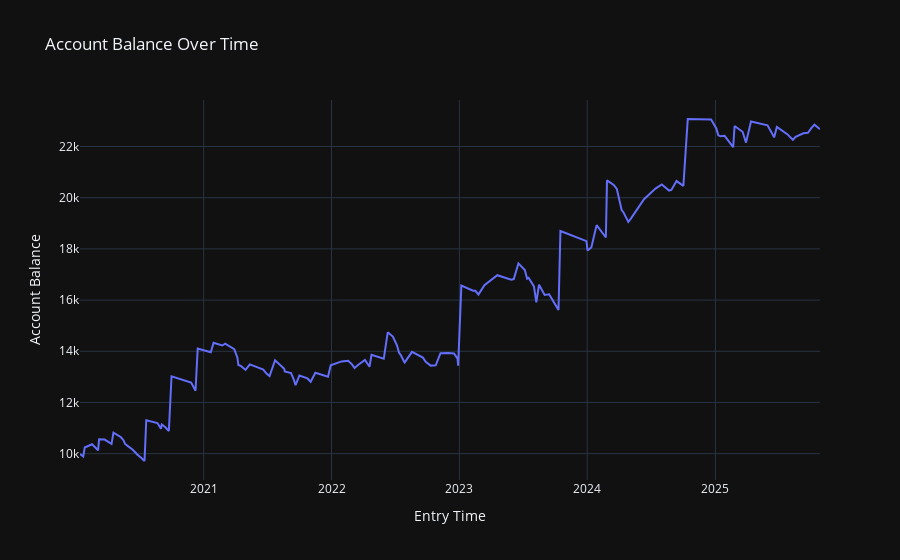

Notebook source saved alongside this figure:
### Code cell
fig2 = go.Figure()
fig2.add_trace(go.Scatter(
    x=trade_results_v2['entry_time'],
    y=trade_results_v2['acc_balance'],
    mode='lines',
    name='Account Balance'
))

fig2.update_layout(
    title='Account Balance Over Time',
    xaxis_title='Entry Time',
    yaxis_title='Account Balance',
    template='plotly_dark'
)

fig2.show()

### Figure 1 — Plotly figure (JSON) as saved in the notebook; plotly's stock layout.template omitted (floating-point values rounded to 4 significant figures; data arrays with more than 128 entries replaced by an {"elided": "..."} marker saying what was removed)
{"data": [{"mode": "lines", "name": "Account Balance", "type": "scatter", "x": {"elided": "151 str values"}, "y": {"elided": "151 float values"}}], "layout": {"title": {"text": "Account Balance Over Time"}, "xaxis": {"title": {"text": "Entry Time"}}, "yaxis": {"title": {"text": "Account Balance"}}}}
